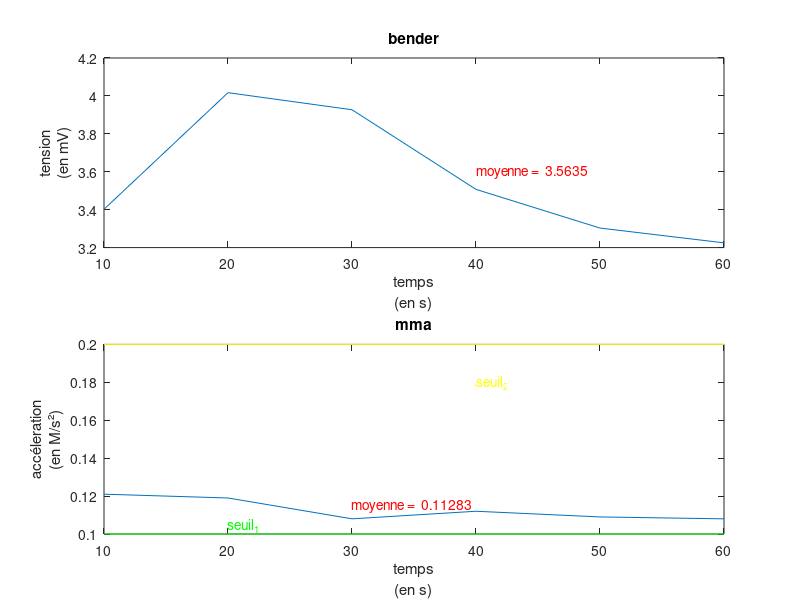
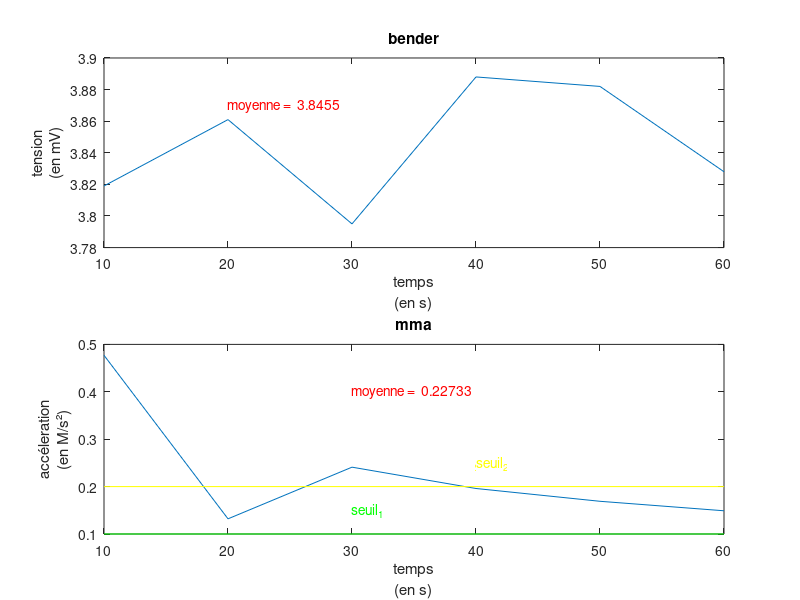
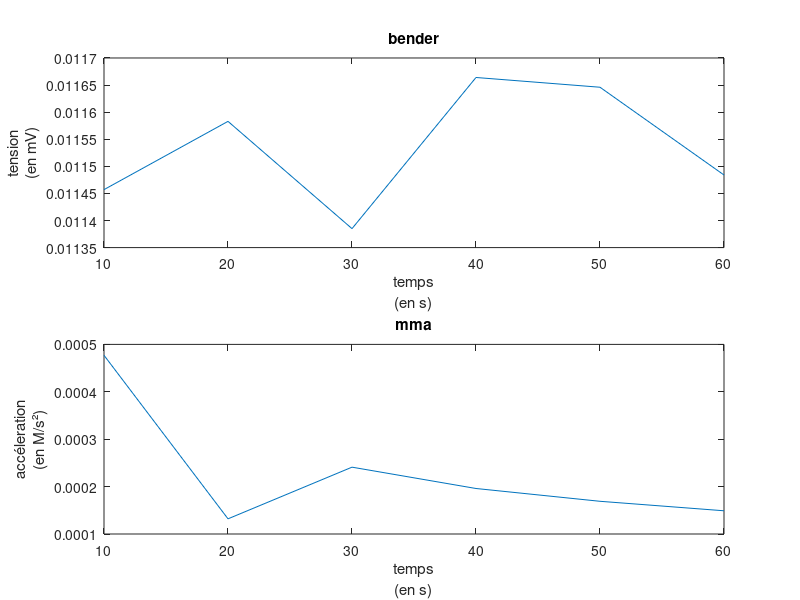

Reproduce these figures in MATLAB, in order.
clear all;
close all;
%calcul des valeurs moyennes selon différents sénario

%% calme
bender= [1134;1339;1309;1169;1101;1075];
%bender= [1256;1289;1239;1283;1261;1216];
%bender=[571;1263;1274;600;1273;1272];
%bender=[669;1287;1297;605;1261;1267];
%bender=[1354;1512;92;1256;1307;620];
bender = 3*bender/1000;
norme = [121;119;108;112;109;108];
%norme = [99;102;141;105;105;11];
%norme = [104;97;97;141;98;97];
%norme=[108;96;97;72;96;96];
%norme=[96;97;93;97;97;132];
norme = norme/1000;
sumb = 0;
sumn = 0;
calmebender =0;
calmemma =0;
for i=1:6
   %bender(i)
  sumb = sumb + bender(i);
  sumn = sumn + norme(i);
end
calmebender = sumb/6
calmemma = sumn/6


%tracé des conditions calme
time = [10;20;30;40;50;60];
%figure(1)
figure ('Name','calme')
t.Padding = 'none';
t.TileSpacing = 'none';
subplot(2,1,1);
plot(time(1 : end),bender);
xlabel({'temps','(en s)'});
ylabel({'tension','(en mV)'});
str = ['moyenne =  ',num2str(calmebender)];
text(40,3.6,str,'Color','r')
title('bender');

subplot(2,1,2);
plot(time(1 : end),norme);
hold on;
seuil_1 = [0.1,0.1,0.1,0.1,0.1,0.1];
plot(time(1 : end),seuil_1,'Color','g');
text(20,0.105,'seuil_1','Color','g');
seuil_2 = [0.2,0.2,0.2,0.2,0.2,0.2];
plot(time(1 : end),seuil_2,'Color','y');
text(40,0.18,'seuil_2','Color','y');
hold off;
xlabel({'temps','(en s)'});
ylabel({'accéleration','(en M/s²)'});
title('mma');
str = ['moyenne =  ',num2str(calmemma)];
text(30,0.115,str,'Color','r')



%% agitation moyenne
%bender= [497;1294;1234;1303;1314;1246];
%bender=[1393;1398;1387;1369;1386;1331];
bender=[1273;1287;1265;1296;1294;1276];
bender = 3*bender/1000;
%norme = [377;137;185;227;255;244];
%norme=[130;172;157;177;160;186];
norme=[477;132;241;196;169;149];
norme = norme/1000;
sumb = 0;
sumn = 0;
for i=1:6
   %bender(i)
  sumb = sumb + bender(i);
  sumn = sumn + norme(i);
end
moyenbender = sumb/6
moyenmma = sumn/6


%tracé des conditions moyennes
time = [10;20;30;40;50;60];
figure ('Name','moyen')
t.Padding = 'none';
t.TileSpacing = 'none';
subplot(2,1,1);
plot(time(1 : end),bender);
xlabel({'temps','(en s)'});
ylabel({'tension','(en mV)'});
str = ['moyenne =  ',num2str(moyenbender)];
text(20,3.87,str,'Color','r')
title('bender');

subplot(2,1,2);
plot(time(1 : end),norme);
hold on
seuil_1 = [0.1,0.1,0.1,0.1,0.1,0.1];
plot(time(1 : end),seuil_1,'Color','g');
text(30,0.15,'seuil_1','Color','g');
seuil_2 = [0.2,0.2,0.2,0.2,0.2,0.2];
plot(time(1 : end),seuil_2,'Color','y');
text(40,0.25,'seuil_2','Color','y');
xlabel({'temps','(en s)'});
ylabel({'accéleration','(en M/s²)'});
title('mma');
str = ['moyenne =  ',num2str(moyenmma)];
text(30,0.4,str,'Color','r')


%% agitation forte
%bender= [1134;1339;1309;1169;1101;1075];
bender = 3*bender/1000;
%norme = [94;93;99;94;94;94];
%norme = [121;119;108;112;109;108];
norme = norme/1000;
sumb = 0;
sumn = 0;
fortbender =0;
fortmma =0;
for i=1:6
   %bender(i)
  sumb = sumb + bender(i);
  sumn = sumn + norme(i);
end
fortbender = sumb/6
fortmma = sumn/6


%tracé des conditions agitées
time = [10;20;30;40;50;60];
%figure(2)
figure ('Name','agitées')
t.Padding = 'none';
t.TileSpacing = 'none';
subplot(2,1,1);
plot(time(1 : end),bender);
xlabel({'temps','(en s)'});
ylabel({'tension','(en mV)'});
str = ['moyenne =  ',num2str(fortbender)];
text(40,3.6,str,'Color','r')
title('bender');

subplot(2,1,2);
plot(time(1 : end),norme);
xlabel({'temps','(en s)'});
ylabel({'accéleration','(en M/s²)'});
title('mma');
str = ['moyenne =  ',num2str(fortmma)];
text(30,0.115,str,'Color','r')



